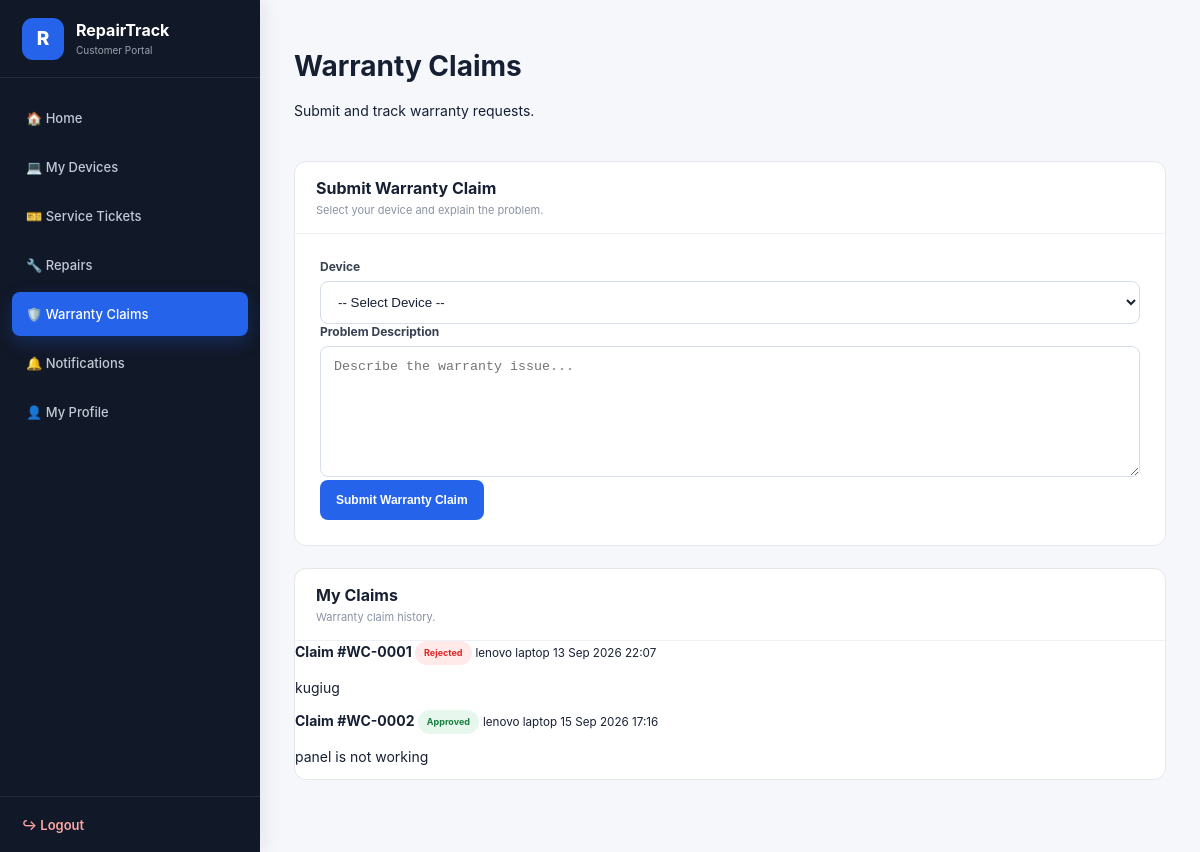
The app's page /warranty/ (signed in) with its own data.
### service/models.py (models this page shows, shortened)
class WarrantyClaim(models.Model):
    STATUS_CHOICES = (("submitted", "Submitted"),
        ("approved", "Approved"),
        ("rejected", "Rejected"),)
    customer = models.ForeignKey(User,on_delete=models.CASCADE,related_name="warranty_claims")
    device = models.ForeignKey(Device,on_delete=models.CASCADE,related_name="warranty_claims")
    description = models.TextField()
    status = models.CharField(max_length=20,choices=STATUS_CHOICES,default="submitted")
    admin_note = models.TextField(blank=True)
    created_at = models.DateTimeField(auto_now_add=True)
    updated_at = models.DateTimeField(auto_now=True)
    reviewed_at = models.DateTimeField(null=True,blank=True)

class Device(models.Model):
    customer=models.ForeignKey(User,on_delete=models.CASCADE,related_name="devices")
    name=models.CharField(max_length=120); brand=models.CharField(max_length=80,blank=True)
    model_number=models.CharField(max_length=80,blank=True); serial_number=models.CharField(max_length=120,blank=True)
    registered_at=models.DateTimeField(auto_now_add=True)
    def __str__(self):
       return f"{self.brand} {self.name}".strip()

### service/views.py (the view, shortened to what this page needs)
# urls.py: path("warranty/",views.warranty,name="warranty"),
@role_required("customer")
def warranty(request):
    devices = Device.objects.filter(
        customer=request.user)
    claims = WarrantyClaim.objects.filter(customer=request.user).select_related("device")
    return render(request,"warranty.html",{"claims": claims,"devices": devices})

### service/views.py (called while the page is built)
def role_required(*roles):
    def deco(fn):
        @wraps(fn)
        @login_required
        def wrap(request,*a,**kw):
            if request.user.is_staff or request.user.is_superuser:
                if "admin" in roles:return fn(request,*a,**kw)
            try:r=request.user.profile.role
            except UserProfile.DoesNotExist:r="customer"
            return fn(request,*a,**kw) if r in roles else go(request.user)
        return wrap
    return deco

### service/templates/warranty.html (shortened to what this page needs)
{% extends "base.html" %}
{% block content %}
<div class="dashboard-layout">
    <aside class="sidebar">
        <a
            href="{% url 'customer_dashboard' %}"
            class="side-brand"
        >
            <span class="side-logo">
                R
            </span>
            <div>
                <strong>RepairTrack</strong>
                <small>Customer Portal</small>
            </div>
        </a>
        <nav class="sidebar-nav">
            <a href="{% url 'customer_dashboard' %}">
                🏠  Home
            </a>
            <a href="{% url 'devices' %}">
                💻 My Devices
            </a>
            <a href="{% url 'tickets' %}">
                🎫 Service Tickets
            </a>
            <a href="{% url 'repairs' %}">
                🔧  Repairs
            </a>
            <a
                href="{% url 'warranty' %}"
                class="active"
            >
                🛡️ Warranty Claims
            </a>
            <a href="{% url 'notifications' %}">
                🔔 Notifications
            </a>
            <a href="{% url 'profile' %}">
                👤 My Profile
            </a>
        </nav>
        <a
            href="{% url 'logout' %}"
            class="logout"
        >
            ↪ Logout
        </a>
    </aside>
    <main class="dashboard-main">
        <header class="dashboard-topbar">
            <div>
                <h1>
                    Warranty Claims
                </h1>
                <p>
                    Submit and track warranty requests.
                </p>
            </div>
        </header>
        <div class="two-col">
            <section class="content-card">
                <div class="content-card-header">
                    <div>
                        <h2>
                            Submit Warranty Claim
                        </h2>
                        <p>
                            Select your device and explain the problem.
                        </p>
                    </div>
                </div>
                <div class="form-card-content">
                    {% if devices %}
                        <form method="POST">
                            <label>
                                Device
                                <select
                                    name="device"
                                    required
                                >
                                    <option value="">
                                        -- Select Device --
                                    </option>
                                </select>
                            </label>
                            <label>
                                Problem Description
                                <textarea
                                    name="description"
                                    rows="7"
                                    placeholder="Describe the warranty issue..."
                                    required
                                ></textarea>
                            </label>
                            <button
                                type="submit"
                                class="btn"
                            >
                                Submit Warranty Claim
                            </button>
                        </form>
                    {% endif %}
                </div>
            </section>
            <section class="content-card">
                <div class="content-card-header">
                    <div>
                        <h2>
                            My Claims
                        </h2>
                        <p>
                            Warranty claim history.
                        </p>
                    </div>
                </div>
                <div class="list">
                    {% for claim in claims %}
                        <div class="list-item">
                            <b>
                                Claim #WC-{{ claim.id|stringformat:"04d" }}
                            </b>
                            {% if claim.status == "submitted" %}
                                <span class="badge blue">
                                    Submitted
                                </span>
                            {% elif claim.status == "approved" %}
                                <span class="badge green">
                                    Approved
                                </span>
                            {% elif claim.status == "rejected" %}
                                <span class="badge high">
                                    Rejected
                                </span>
                            {% endif %}
                            <small>
                                {{ claim.device }}
                            </small>
                            <small>
                                {{ claim.created_at|date:"d M Y H:i" }}
                            </small>
                            <p>
                                {{ claim.description }}
                            </p>
                        </div>
                    {% empty %}
                        <p class="pad">
                            No warranty claims yet.
                        </p>
                    {% endfor %}
                </div>
            </section>
        </div>
    </main>
</div>
{% endblock %}

### static/css/style.css (style rules this page uses)
:root { --primary: #2563eb; --primary-dark: #1d4ed8; --sidebar: #111827; --sidebar-hover: #1f2937; --page-bg: #f5f7fb; --card-bg: #ffffff; --border: #e5e7eb; --text: #172033; --muted: #6b7280; --success: #16a34a; --warning: #d97706; --danger: #dc2626; }
* { box-sizing: border-box; }
html, body { margin: 0; padding: 0; min-height: 100%; }
body { font-family: Inter, "Segoe UI", Arial, sans-serif; background: var(--page-bg); color: var(--text); font-size: 14px; }
.dashboard-layout { min-height: 100vh; display: flex; }
.sidebar { position: fixed; left: 0; top: 0; bottom: 0; width: 260px; background: var(--sidebar); color: #ffffff; display: flex; flex-direction: column; z-index: 1000; box-shadow: 4px 0 18px rgba(15, 23, 42, 0.08); }
.side-brand { height: 78px; padding: 0 22px; display: flex; align-items: center; gap: 12px; color: #ffffff; text-decoration: none; border-bottom: 1px solid rgba(255, 255, 255, 0.08); }
.side-logo { width: 42px; height: 42px; display: flex; align-items: center; justify-content: center; background: var(--primary); border-radius: 11px; color: #ffffff; font-size: 19px; font-weight: 800; flex-shrink: 0; }
.side-brand strong { display: block; font-size: 16px; font-weight: 700; line-height: 1.2; }
.side-brand small { display: block; margin-top: 4px; color: #9ca3af; font-size: 10px; }
.sidebar-nav { flex: 1; padding: 18px 12px; overflow-y: auto; }
.sidebar-nav a { min-height: 44px; display: flex; align-items: center; gap: 12px; margin-bottom: 5px; padding: 0 14px; border-radius: 8px; color: #c1c9d6; text-decoration: none; font-size: 13px; font-weight: 500; transition: background 0.18s ease, color 0.18s ease, transform 0.18s ease; }
.sidebar-nav a.active { background: var(--primary); color: #ffffff; box-shadow: 0 7px 18px rgba(37, 99, 235, 0.25); }
.logout { display: flex; align-items: center; gap: 10px; min-height: 56px; padding: 0 22px; border-top: 1px solid rgba(255, 255, 255, 0.08); color: #fca5a5; text-decoration: none; font-size: 13px; font-weight: 600; transition: 0.2s ease; }
.dashboard-main { margin-left: 260px; width: calc(100% - 260px); min-height: 100vh; padding: 30px 34px 50px; overflow-x: hidden; }
.dashboard-topbar { min-height: 64px; display: flex; align-items: center; justify-content: space-between; gap: 25px; margin-bottom: 28px; }
.content-card { background: var(--card-bg); border: 1px solid var(--border); border-radius: 12px; margin-bottom: 22px; overflow: hidden; }
.content-card-header { min-height: 68px; padding: 16px 21px; display: flex; align-items: center; justify-content: space-between; border-bottom: 1px solid #edf0f4; }
.content-card-header h2 { margin: 0; font-size: 16px; color: var(--text); }
.content-card-header p { margin: 5px 0 0; color: #8a93a3; font-size: 11px; }
.status-badge, .badge { display: inline-flex; align-items: center; justify-content: center; min-height: 24px; padding: 4px 9px; border-radius: 20px; font-size: 9px; font-weight: 700; white-space: nowrap; }
.status-badge.green, .badge.green { background: #e8f7ed; color: #15803d; }
.status-badge.red, .badge.high { background: #ffe9e9; color: #dc2626; }
.form-card-content { padding: 25px; }
.form-card-content label, .formcard label { display: block; font-size: 12px; font-weight: 700; color: #374151; }
.form-card-content input, .form-card-content select, .form-card-content textarea, .formcard input, .formcard select, .formcard textarea { width: 100%; margin-top: 7px; padding: 12px 13px; border: 1px solid #d7deea; border-radius: 8px; background: #ffffff; color: var(--text); outline: none; transition: border-color 0.2s ease, box-shadow 0.2s ease; }
.form-card-content textarea, .formcard textarea { resize: vertical; }
.btn { display: inline-flex; align-items: center; justify-content: center; min-height: 40px; padding: 10px 16px; background: var(--primary); color: #ffffff !important; border: none; border-radius: 8px; font-size: 12px; font-weight: 700; text-decoration: none; cursor: pointer; transition: background 0.18s ease, transform 0.18s ease, box-shadow 0.18s ease; }

### records on screen
WarrantyClaim: id "0001", status "Rejected", device "lenovo laptop", created_at "13 Sep 2026 22:07", description "kugiug"
WarrantyClaim: id "0002", status "Approved", device "lenovo laptop", created_at "15 Sep 2026 17:16", description "panel is not working"
